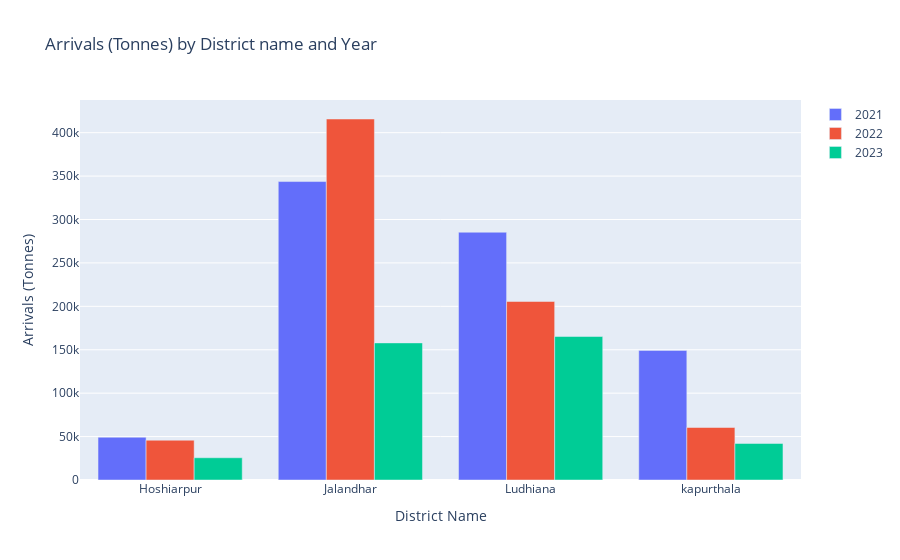

This figure's notebook cell:
### Code cell
import plotly.graph_objects as go
pivot_df =my_data.pivot_table(index='District Name', columns='year', values='Arrivals (Tonnes)', aggfunc='sum')
# Plot grouped bars using Plotly
fig = go.Figure()

for col in pivot_df.columns:
    fig.add_trace(go.Bar(name=str(col), x=pivot_df.index, y=pivot_df[col]))

# Update layout
fig.update_layout(barmode='group', xaxis_title='District Name', yaxis_title='Arrivals (Tonnes)',
                  title='Arrivals (Tonnes) by District name and Year')

# Show plot
fig.show()

### Figure 1 — Plotly figure (JSON) as saved in the notebook; plotly's stock layout.template omitted (floating-point values rounded to 4 significant figures)
{"data": [{"name": "2021", "type": "bar", "x": ["Hoshiarpur", "Jalandhar", "Ludhiana", "kapurthala"], "y": [49243, 343700.0, 285400.0, 149300.0]}, {"name": "2022", "type": "bar", "x": ["Hoshiarpur", "Jalandhar", "Ludhiana", "kapurthala"], "y": [45835, 415800.0, 205600.0, 60450.0]}, {"name": "2023", "type": "bar", "x": ["Hoshiarpur", "Jalandhar", "Ludhiana", "kapurthala"], "y": [25612, 157900.0, 165200.0, 42070.0]}], "layout": {"barmode": "group", "title": {"text": "Arrivals (Tonnes) by District name and Year"}, "xaxis": {"title": {"text": "District Name"}}, "yaxis": {"title": {"text": "Arrivals (Tonnes)"}}}}
